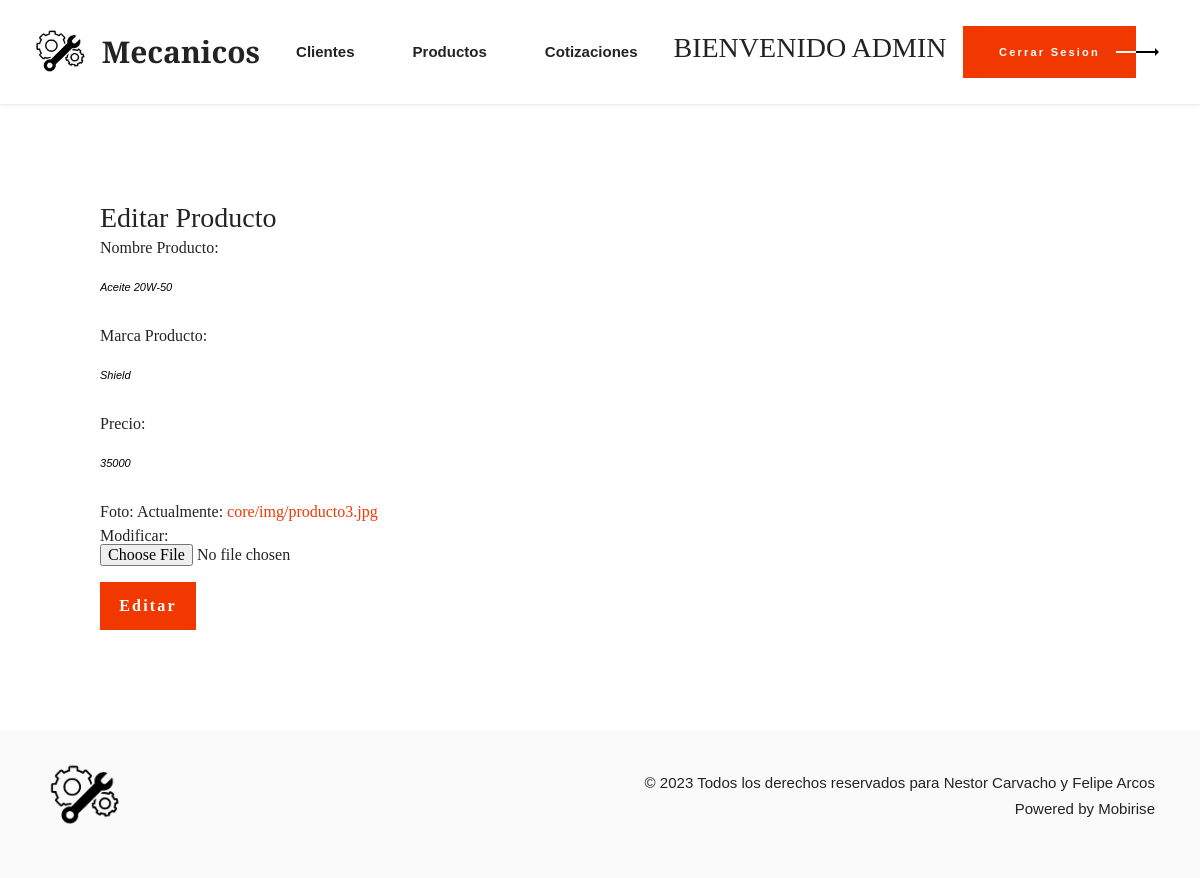
Screenshot of /vistaAdminProductos/editar/2/ (signed in) with the database file from the repository.
### mecanicosDuoc/models.py (models this page shows, shortened)
class Producto(models.Model):
    id_producto = models.AutoField(primary_key=True,
                                     verbose_name='id producto')
    nombreProducto = models.CharField(max_length=80,
                              verbose_name='Nombre Producto')
    marcaProducto = models.CharField(max_length=80,
                              verbose_name='Marca Producto')
    Precio = models.IntegerField(verbose_name='Precio')
    foto = models.ImageField(upload_to='core/img/', default='core/img/logobueno.png')
    favorito = models.BooleanField(default=False)

### mecanicosDuoc/views.py (the view)
# urls.py: path('vistaAdminProductos/editar/<int:id_producto>/', editar_producto, name='editar_producto'),
@login_required
@permission_required('auth.view_user')
def editar_producto(request, id_producto):
    producto = get_object_or_404(Producto, id_producto=id_producto)
    if request.method == 'POST':
        form = ProductoForm(request.POST, request.FILES, instance=producto)
        if form.is_valid():
            form.save()
            return redirect('vistaAdminProductos')
    else:
        form = ProductoForm(instance=producto)
    return render(request, 'core/editar_producto.html', {'form': form, 'producto': producto})

### mecanicosDuoc/forms.py
class ProductoForm(forms.ModelForm):
    class Meta:
        model = Producto
        fields = ['nombreProducto',
                  'marcaProducto',
                  'Precio',
                  'foto']
        widgets = {
            'nombreProducto': forms.TextInput(attrs={'class': 'form-control'}),
            'marcaProducto': forms.TextInput(attrs={'class': 'form-control'}),
            'Precio': forms.NumberInput(attrs={'class': 'form-control'}),
            'foto': forms.ClearableFileInput(attrs={'class': 'form-control-file'}),
        }

### mecanicosDuoc/Context_proceso.py (called while the page is built)
def total_carrito(request):
    total = 0
    if request.user.is_authenticated:
        if "carrito" in request.session.keys():
            for key, value in request.session["carrito"].items():
                total += int(value["Precio"])*int(value["Cantidad"])
    return {"total_carrito": total}

### mecanicosDuoc/templates/core/editar_producto.html (shortened to what this page needs)
{% load static %}
<!DOCTYPE html>
<html class="desktop mbr-site-loaded">
<head>
    <link rel="stylesheet" href="{% static 'core/css/assets/style_icons.css'%}">
    <link rel="stylesheet" href="{% static 'core/css/assets/tether.min.css'%}">
    <link rel="stylesheet" href="{% static 'core/css/assets/bootstrap.min.css'%}">
    <link rel="stylesheet" href="{% static 'core/css/assets/bootstrap-grid.min.css'%}">
    <link rel="stylesheet" href="{% static 'core/css/assets/bootstrap-reboot.min.css'%}">
    <link rel="stylesheet" href="{% static 'core/css/dropdown/style.css'%}">
    <link rel="stylesheet" href="{% static 'core/css/animatecss/animate.css'%}">
    <link rel="stylesheet" href="{% static 'core/css/formstyler/jquery.formstyler.css'%}">
    <link rel="stylesheet" href="{% static 'core/css/formstyler/jquery.formstyler.theme.css'%}">
    <link rel="stylesheet" href="{% static 'core/css/datepicker/jquery.datetimepicker.min.css'%}">
    <link rel="stylesheet" href="{% static 'socicon/css/styles.css'%}">
    <link rel="stylesheet" href="{% static 'theme/css/style.css'%}">
    <link rel="stylesheet" href="{% static 'mobirise/css/mbr-additional.css'%}" type="text/css">
</head>
<body>
    <section class="menu menu1 cid-seJOMQZcpE" once="menu" id="menu1-0" data-sortbtn="btn-primary">
        <nav class="navbar navbar-dropdown navbar-expand-lg">
            <div class="container-fluid">
                <div class="collapse navbar-collapse justify-content-between w-100" id="navbarSupportedContent">
                    <div class="navbar-brand d-lg-flex d-none">
                        <span class="navbar-logo">
                            <a href="{% url 'vistaAdminClientes' %}">
                                <img src="{% static 'core/img/logobueno.png' %}" alt="" style="height: 3rem;">
                            </a>
                        </span>
                        <span class="navbar-caption-wrap"><a class="navbar-caption text-black display-5"
                                href="{% url 'vistaAdminClientes' %}">Mecanicos</a></span>
                    </div>
                    <ul class="navbar-nav nav-dropdown" data-app-modern-menu="true">
                        <li class="nav-item"><a class="nav-link link text-black mbr-semibold text-primary display-7"
                                href="{% url 'vistaAdminClientes' %}">Clientes</a>
                        </li>
                        <li class="nav-item"><a class="nav-link link text-black mbr-semibold text-primary display-7"
                                href="{% url 'vistaAdminProductos' %}">Productos</a></li>
                        <li class="nav-item"><a class="nav-link link text-black mbr-semibold text-primary display-7"
                                href="{% url 'vistaAdminCotizacion' %}">Cotizaciones</a></li>
                    </ul>
                    <h3>BIENVENIDO {{user.username | upper}}</h3>
                    <div class="d-flex align-items-center justify-content-center flex-column flex-sm-row">
                        <div class="navbar-buttons mbr-section-btn"><a class="btn btn-primary display-4"
                                href="{% url 'logout' %}" id="modalbtn">
                                Cerrar Sesion</a></div>
                    </div>
                </div>
            </div>
        </nav>
    </section>
    <section>
        <div style="padding: 50px; text-align: left; margin: 50px">
            <h3>Editar Producto</h3>
            <form method="POST" enctype="multipart/form-data" class="form">
                {{ form.as_p }}
                <button type="submit" class="btn btn-primary">Editar</button>
            </form>
        </div>
    </section>
    <footer class="footer1 cid-seJPkxJz4T" once="footers" id="footer1-9" data-sortbtn="btn-primary">
        <div class="container">
            <div class="media-container-row">
                <div class="footer-logo">
                    <a href="#" class="">
                        <img src="{% static 'core/img/logobueno.png'%}" alt="" style="width: 5rem;">
                    </a>
                </div>
                <p class="mbr-text mb-0 mbr-fonts-style row-copyright mbr-dark align-center display-7">
                    © 2023 Todos los derechos reservados para Nestor Carvacho y Felipe Arcos <br>Powered by Mobirise
                </p>
            </div>
        </div>
    </footer>
</body>
</html>

### mecanicosDuoc/static/core/css/dropdown/style.css (style rules this page uses)
.navbar-dropdown { left: 0; padding: 0; position: absolute; right: 0; top: 0; transition: all 0.45s ease; z-index: 1030; background: #282828; }
.navbar-dropdown .navbar-logo { margin-right: 0.8rem; transition: margin 0.3s ease-in-out; vertical-align: middle; }
.navbar-dropdown .navbar-logo img { height: 3.125rem; transition: all 0.3s ease-in-out; }
.navbar-dropdown .navbar-caption { font-weight: 700; white-space: normal; vertical-align: -4px; line-height: 3.125rem !important; }
.navbar-dropdown .navbar-caption, .navbar-dropdown .navbar-caption:hover { color: inherit; text-decoration: none; }
.navbar-dropdown .navbar-brand span { vertical-align: -4px; }
.nav-dropdown { font-size: 0.75rem; font-weight: 500; height: auto !important; }
.nav-dropdown .link { margin: 0.667em 1.667em; font-weight: 500; padding: 0; transition: color 0.2s ease-in-out; }
.nav-dropdown .link::after, .nav-dropdown .dropdown-item::after { color: inherit; }

### mecanicosDuoc/static/theme/css/style.css (style rules this page uses)
section { background-color: #ffffff; }
body { font-style: normal; line-height: 1.5; font-weight: 400; color: #232323; position: relative; }
section, .container, .container-fluid { position: relative; word-wrap: break-word; }
a { font-style: normal; font-weight: 400; cursor: pointer; }
a, a:hover { text-decoration: none; }
.mbr-text { font-style: normal; line-height: 1.7; }
h1, h2, h3, h4, h5, h6, .display-1, .display-2, .display-4, .display-5, .display-7, span, p, a { line-height: 1; word-break: break-word; word-wrap: break-word; font-weight: 400; }
section { background-position: 50% 50%; background-repeat: no-repeat; background-size: cover; }
.align-center { text-align: center; }
.mbr-semibold { font-weight: 500; }
.media-container-row { display: flex; flex-direction: row; flex-wrap: wrap; justify-content: center; align-content: center; align-items: start; }
@media (min-width: 992px) { .media-container-row { flex-wrap: nowrap; } }
img, iframe { display: block; width: 100%; }
.mbr-section-btn { margin-left: -0.6rem; margin-right: -0.6rem; font-size: 0; }
.btn { letter-spacing: 2.2px; font-weight: 600; border-width: 0px; border-radius: 0; font-style: normal; margin: 0.6rem 2rem 0.6rem 0.6rem; white-space: normal; transition: all 0.2s ease-in-out; display: inline-flex; align-items: center; justify-content: center; word-break: break-word; }
nav .mbr-section-btn { margin-left: 0rem; margin-right: 0rem; }
[type="submit"] { -webkit-appearance: none; }
.menu .navbar-brand { display: -webkit-flex; }
.menu .navbar-brand span { display: flex; display: -webkit-flex; }
.menu .navbar-brand .navbar-caption-wrap { display: -webkit-flex; }
.menu .navbar-brand .navbar-logo img { display: -webkit-flex; }
@media (min-width: 992px) { .menu .navbar-nav.nav-dropdown { display: -webkit-flex; } }
.navbar { display: -webkit-flex; -webkit-flex-wrap: wrap; -webkit-align-items: center; -webkit-justify-content: space-between; }
.navbar-collapse { -webkit-flex-basis: 100%; -webkit-flex-grow: 1; -webkit-align-items: center; }
.nav-dropdown .link { padding: 0.667em 1.667em !important; margin: 0 !important; }
.justify-content-center { -webkit-justify-content: center; }
html, body { height: auto; min-height: 100vh; }
.form-control { background: none !important; background-clip: border-box; color: #000000; line-height: 1.5625 !important; height: auto; padding: 0.3125rem 0rem !important; font-style: italic !important; transition: 0.25s ease 0s; border: 1px solid transparent !important; border-radius: 0px; box-shadow: none; }
form .btn { display: flex; padding: 0.6rem 1.2rem; margin: 0; }
input.form-control { border: none !important; border-bottom: 1px solid transparent !important; }
.form-control, form .btn { min-height: 48px; }
ul, ol, pre, blockquote { margin-bottom: 2.3125rem; }
@media (min-width: 768px) { .container-fluid { padding-left: 32px; padding-right: 32px; } }

### rows the page displays
Producto: nombreProducto "Aceite 20W-50", marcaProducto "Shield", Precio "35000"

### other values shown
{{ user.username | upper }} "ADMIN"
